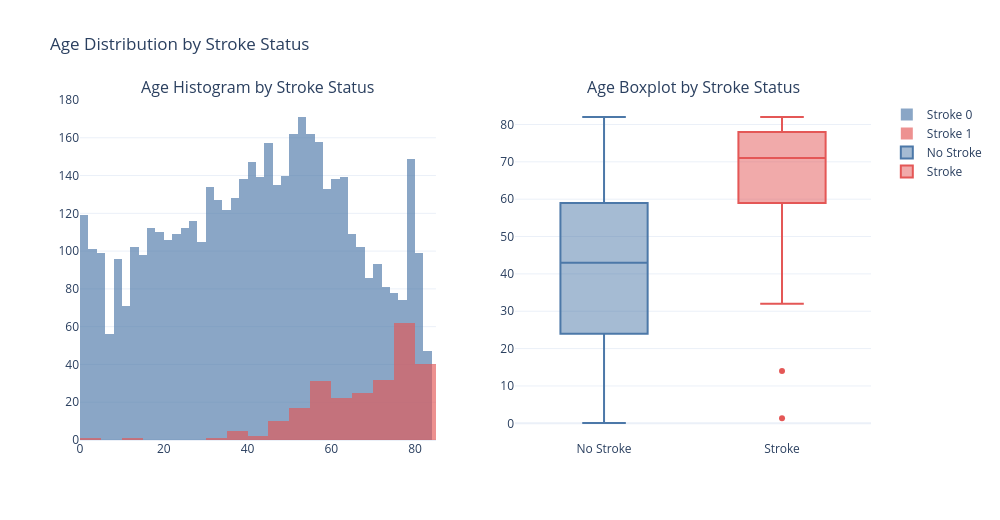

Source (notebook cell):
### Markdown cell above
### Variable: age

Age is a primary demographic predictor of cerebrovascular events and addresses Research Question 2.

### Code cell
fig = make_subplots(rows=1, cols=2, subplot_titles=("Age Histogram by Stroke Status", "Age Boxplot by Stroke Status"))
for label, color in [(0, "#4C78A8"), (1, "#E45756")]:
    subset = df_clean[df_clean["stroke"] == label]["age"]
    fig.add_trace(go.Histogram(x=subset, name=f"Stroke {label}", marker_color=color, opacity=0.65), row=1, col=1)
fig.add_trace(go.Box(y=df_clean[df_clean["stroke"]==0]["age"], name="No Stroke", marker_color="#4C78A8"), row=1, col=2)
fig.add_trace(go.Box(y=df_clean[df_clean["stroke"]==1]["age"], name="Stroke", marker_color="#E45756"), row=1, col=2)
fig.update_layout(barmode="overlay", title_text="Age Distribution by Stroke Status")
show_and_save(fig, "03_eda", "age_histogram_by_stroke_status.png", width=1000)
df_clean.groupby("stroke")["age"].describe()

### Figure 1 — Plotly figure (JSON) as saved in the notebook; plotly's stock layout.template omitted (floating-point values rounded to 4 significant figures; data arrays with more than 128 entries replaced by an {"elided": "..."} marker saying what was removed)
{"data": [{"marker": {"color": "#4C78A8"}, "name": "Stroke 0", "opacity": 0.65, "type": "histogram", "x": {"elided": "4860 float values"}, "xaxis": "x", "yaxis": "y"}, {"marker": {"color": "#E45756"}, "name": "Stroke 1", "opacity": 0.65, "type": "histogram", "x": {"elided": "249 float values"}, "xaxis": "x", "yaxis": "y"}, {"marker": {"color": "#4C78A8"}, "name": "No Stroke", "type": "box", "xaxis": "x2", "y": {"elided": "4860 float values"}, "yaxis": "y2"}, {"marker": {"color": "#E45756"}, "name": "Stroke", "type": "box", "xaxis": "x2", "y": {"elided": "249 float values"}, "yaxis": "y2"}], "layout": {"annotations": [{"font": {"size": 16}, "showarrow": false, "text": "Age Histogram by Stroke Status", "x": 0.225, "xanchor": "center", "xref": "paper", "y": 1, "yanchor": "bottom", "yref": "paper"}, {"font": {"size": 16}, "showarrow": false, "text": "Age Boxplot by Stroke Status", "x": 0.775, "xanchor": "center", "xref": "paper", "y": 1, "yanchor": "bottom", "yref": "paper"}], "barmode": "overlay", "height": 520, "title": {"text": "Age Distribution by Stroke Status"}, "width": 1000, "xaxis": {"anchor": "y", "domain": [0, 0.45]}, "xaxis2": {"anchor": "y2", "domain": [0.55, 1]}, "yaxis": {"anchor": "x", "domain": [0, 1]}, "yaxis2": {"anchor": "x2", "domain": [0, 1]}}}
